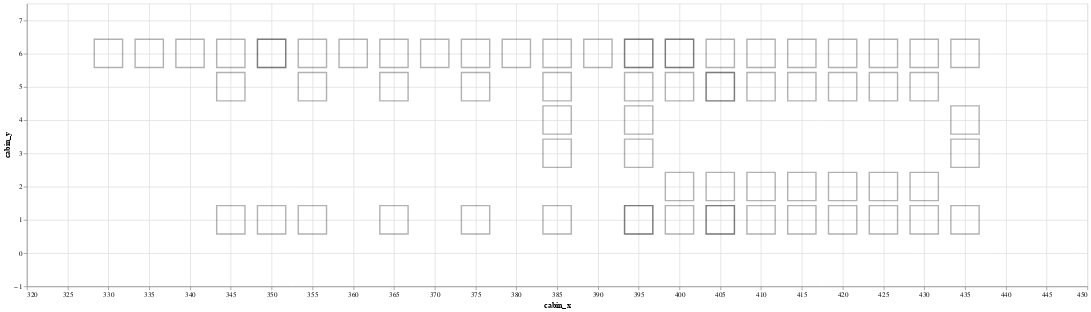

The cell this chart's notebook holds for it:
### Markdown cell above
#### 3.2 Plotting cabins

### Code cell
cabin_plot = alt.Chart(cabin_locations_df).mark_square(size = 1600, fill = "None", stroke = "black", opacity = 0.3).encode(
    alt.X('cabin_x:Q', scale=alt.Scale(domain = [320,450])),
    alt.Y('cabin_y:Q', scale=alt.Scale(domain = [-1,7.5]))
).properties(width = 1500, height = 400)
cabin_plot

### Figure 1 — Vega-Lite specification as saved in the notebook (floating-point values rounded to 4 significant figures)
{"$schema": "https://vega.github.io/schema/vega-lite/v3.4.0.json", "config": {"mark": {"tooltip": null}, "view": {"height": 300, "width": 400}}, "data": {"name": "data-26674105dc1e8ecac3d2dc31b8931741"}, "datasets": {"data-26674105dc1e8ecac3d2dc31b8931741": [{"cabin_x": 350, "cabin_y": 1}, {"cabin_x": 350, "cabin_y": 6}, {"cabin_x": 400, "cabin_y": 6}, {"cabin_x": 400, "cabin_y": 5}, {"cabin_x": 400, "cabin_y": 2}, {"cabin_x": 400, "cabin_y": 1}, {"cabin_x": 405, "cabin_y": 6}, {"cabin_x": 405, "cabin_y": 5}, {"cabin_x": 405, "cabin_y": 2}, {"cabin_x": 405, "cabin_y": 1}, {"cabin_x": 395, "cabin_y": 6}, {"cabin_x": 395, "cabin_y": 1}, {"cabin_x": 410, "cabin_y": 6}, {"cabin_x": 410, "cabin_y": 5}, {"cabin_x": 410, "cabin_y": 2}, {"cabin_x": 410, "cabin_y": 1}, {"cabin_x": 415, "cabin_y": 6}, {"cabin_x": 415, "cabin_y": 5}, {"cabin_x": 415, "cabin_y": 2}, {"cabin_x": 415, "cabin_y": 1}, {"cabin_x": 420, "cabin_y": 6}, {"cabin_x": 420, "cabin_y": 5}, {"cabin_x": 420, "cabin_y": 2}, {"cabin_x": 420, "cabin_y": 1}, {"cabin_x": 425, "cabin_y": 6}, {"cabin_x": 425, "cabin_y": 5}, {"cabin_x": 425, "cabin_y": 2}, {"cabin_x": 425, "cabin_y": 1}, {"cabin_x": 430, "cabin_y": 6}, {"cabin_x": 430, "cabin_y": 5}, {"cabin_x": 430, "cabin_y": 2}, {"cabin_x": 430, "cabin_y": 1}, {"cabin_x": 435, "cabin_y": 6}, {"cabin_x": 435, "cabin_y": 4}, {"cabin_x": 435, "cabin_y": 3}, {"cabin_x": 435, "cabin_y": 1}, {"cabin_x": 345, "cabin_y": 6}, {"cabin_x": 340, "cabin_y": 6}, {"cabin_x": 335, "cabin_y": 6}, {"cabin_x": 330, "cabin_y": 6}, {"cabin_x": 345, "cabin_y": 5}, {"cabin_x": 345, "cabin_y": 1}, {"cabin_x": 395, "cabin_y": 3}, {"cabin_x": 395, "cabin_y": 4}, {"cabin_x": 385, "cabin_y": 4}, {"cabin_x": 385, "cabin_y": 3}, {"cabin_x": 400, "cabin_y": 6}, {"cabin_x": 350, "cabin_y": 6}, {"cabin_x": 355, "cabin_y": 6}, {"cabin_x": 355, "cabin_y": 5}, {"cabin_x": 355, "cabin_y": 1}, {"cabin_x": 360, "cabin_y": 6}, {"cabin_x": 365, "cabin_y": 6}, {"cabin_x": 370, "cabin_y": 6}, {"cabin_x": 375, "cabin_y": 6}, {"cabin_x": 380, "cabin_y": 6}, {"cabin_x": 385, "cabin_y": 6}, {"cabin_x": 390, "cabin_y": 6}, {"cabin_x": 395, "cabin_y": 6}, {"cabin_x": 365, "cabin_y": 5}, {"cabin_x": 375, "cabin_y": 5}, {"cabin_x": 385, "cabin_y": 5}, {"cabin_x": 395, "cabin_y": 5}, {"cabin_x": 365, "cabin_y": 1}, {"cabin_x": 375, "cabin_y": 1}, {"cabin_x": 385, "cabin_y": 1}, {"cabin_x": 405, "cabin_y": 5}, {"cabin_x": 405, "cabin_y": 1}, {"cabin_x": 395, "cabin_y": 1}]}, "encoding": {"x": {"field": "cabin_x", "scale": {"domain": [320, 450]}, "type": "quantitative"}, "y": {"field": "cabin_y", "scale": {"domain": [-1, 7.5]}, "type": "quantitative"}}, "height": 400, "mark": {"fill": "None", "opacity": 0.3, "size": 1600, "stroke": "black", "type": "square"}, "width": 1500}
